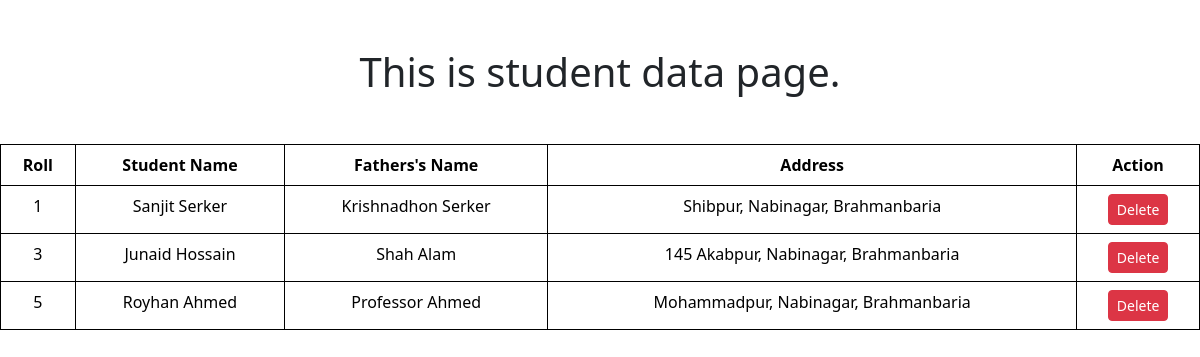
The page / on the database its author committed.
### first_app/models.py (models this page shows, shortened)
class Student(models.Model):
    name = models.CharField(max_length=20)
    roll = models.IntegerField(primary_key=True)
    address = models.TextField()
    father_name = models.TextField(default='Rahim')

### first_app/views.py (the view)
# urls.py: path('',views.home, name='homepage'),
def home(request):
    student = models.Student.objects.all()
    return render(request, 'home.html', {'data': student})

### first_app/templates/home.html (shortened to what this page needs)
<!DOCTYPE html>
<html lang="en">
<head>
    <link rel="stylesheet" href="https://cdn.jsdelivr.net/npm/bootstrap@5.3.3/dist/css/bootstrap.min.css">
</head>
<body>
    <h1 class="text-center mt-5">This is student data page.</h1>
    {% if data %}
    <table class="table table-bordered border-black mt-5">
        <thead>
            <tr class="text-center">
                <th scope="col">Roll</th>
                <th scope="col">Student Name</th>
                <th scope="col">Fathers's Name</th>
                <th scope="col">Address</th>
                <th scope="col">Action</th>
            </tr>
        </thead>
        <tbody>
            {% for st in data %}
            <tr class="text-center">
                <td>{{st.roll}}</td>
                <td>{{st.name}}</td>
                <td>{{st.father_name}}</td>
                <td>{{st.address}}</td>
                <td>
                    <a type="button" class="btn btn-danger btn-sm" href="{% url 'delete_student' st.roll %}">Delete</a>
                </td>
            </tr>
            {% endfor %}
        </tbody>
    </table>
    {% else %}
    <h2>No data available to show</h2>
    {% endif %}
</body>
</html>

### rows shown on the page
Student: roll "1", name "Sanjit Serker", father_name "Krishnadhon Serker", address "Shibpur, Nabinagar, Brahmanbaria"
Student: roll "3", name "Junaid Hossain", father_name "Shah Alam", address "145 Akabpur, Nabinagar, Brahmanbaria"
Student: roll "5", name "Royhan Ahmed", father_name "Professor Ahmed", address "Mohammadpur, Nabinagar, Brahmanbaria"
